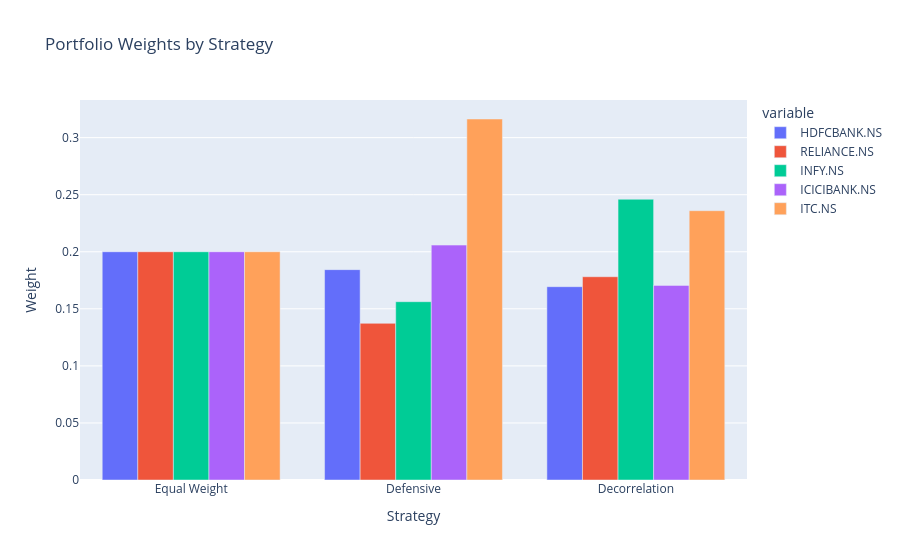

Notebook source saved alongside this figure:
### Code cell
weights_all = pd.DataFrame({
    'Equal Weight': weights_equal,
    'Defensive': weights_defensive,
    'Decorrelation': weights_decorr
}, index=tickers)

print(weights_all.round(3))

fig_weights = px.bar(
    weights_all.T,
    barmode='group',
    title='Portfolio Weights by Strategy',
    labels={'value': 'Weight', 'index': 'Strategy'}
)
fig_weights.show()

### Figure 1 — Plotly figure (JSON) as saved in the notebook; plotly's stock layout.template omitted (floating-point values rounded to 4 significant figures)
{"data": [{"alignmentgroup": "True", "hovertemplate": "variable=HDFCBANK.NS<br>Strategy=%{x}<br>Weight=%{y}<extra></extra>", "legendgroup": "HDFCBANK.NS", "marker": {"color": "#636efa", "pattern": {"shape": ""}}, "name": "HDFCBANK.NS", "offsetgroup": "HDFCBANK.NS", "orientation": "v", "showlegend": true, "textposition": "auto", "type": "bar", "x": ["Equal Weight", "Defensive", "Decorrelation"], "xaxis": "x", "y": [0.2, 0.1843, 0.1694], "yaxis": "y"}, {"alignmentgroup": "True", "hovertemplate": "variable=RELIANCE.NS<br>Strategy=%{x}<br>Weight=%{y}<extra></extra>", "legendgroup": "RELIANCE.NS", "marker": {"color": "#EF553B", "pattern": {"shape": ""}}, "name": "RELIANCE.NS", "offsetgroup": "RELIANCE.NS", "orientation": "v", "showlegend": true, "textposition": "auto", "type": "bar", "x": ["Equal Weight", "Defensive", "Decorrelation"], "xaxis": "x", "y": [0.2, 0.1373, 0.1781], "yaxis": "y"}, {"alignmentgroup": "True", "hovertemplate": "variable=INFY.NS<br>Strategy=%{x}<br>Weight=%{y}<extra></extra>", "legendgroup": "INFY.NS", "marker": {"color": "#00cc96", "pattern": {"shape": ""}}, "name": "INFY.NS", "offsetgroup": "INFY.NS", "orientation": "v", "showlegend": true, "textposition": "auto", "type": "bar", "x": ["Equal Weight", "Defensive", "Decorrelation"], "xaxis": "x", "y": [0.2, 0.1562, 0.246], "yaxis": "y"}, {"alignmentgroup": "True", "hovertemplate": "variable=ICICIBANK.NS<br>Strategy=%{x}<br>Weight=%{y}<extra></extra>", "legendgroup": "ICICIBANK.NS", "marker": {"color": "#ab63fa", "pattern": {"shape": ""}}, "name": "ICICIBANK.NS", "offsetgroup": "ICICIBANK.NS", "orientation": "v", "showlegend": true, "textposition": "auto", "type": "bar", "x": ["Equal Weight", "Defensive", "Decorrelation"], "xaxis": "x", "y": [0.2, 0.2058, 0.1705], "yaxis": "y"}, {"alignmentgroup": "True", "hovertemplate": "variable=ITC.NS<br>Strategy=%{x}<br>Weight=%{y}<extra></extra>", "legendgroup": "ITC.NS", "marker": {"color": "#FFA15A", "pattern": {"shape": ""}}, "name": "ITC.NS", "offsetgroup": "ITC.NS", "orientation": "v", "showlegend": true, "textposition": "auto", "type": "bar", "x": ["Equal Weight", "Defensive", "Decorrelation"], "xaxis": "x", "y": [0.2, 0.3163, 0.236], "yaxis": "y"}], "layout": {"barmode": "group", "legend": {"title": {"text": "variable"}, "tracegroupgap": 0}, "title": {"text": "Portfolio Weights by Strategy"}, "xaxis": {"anchor": "y", "domain": [0, 1], "title": {"text": "Strategy"}}, "yaxis": {"anchor": "x", "domain": [0, 1], "title": {"text": "Weight"}}}}
